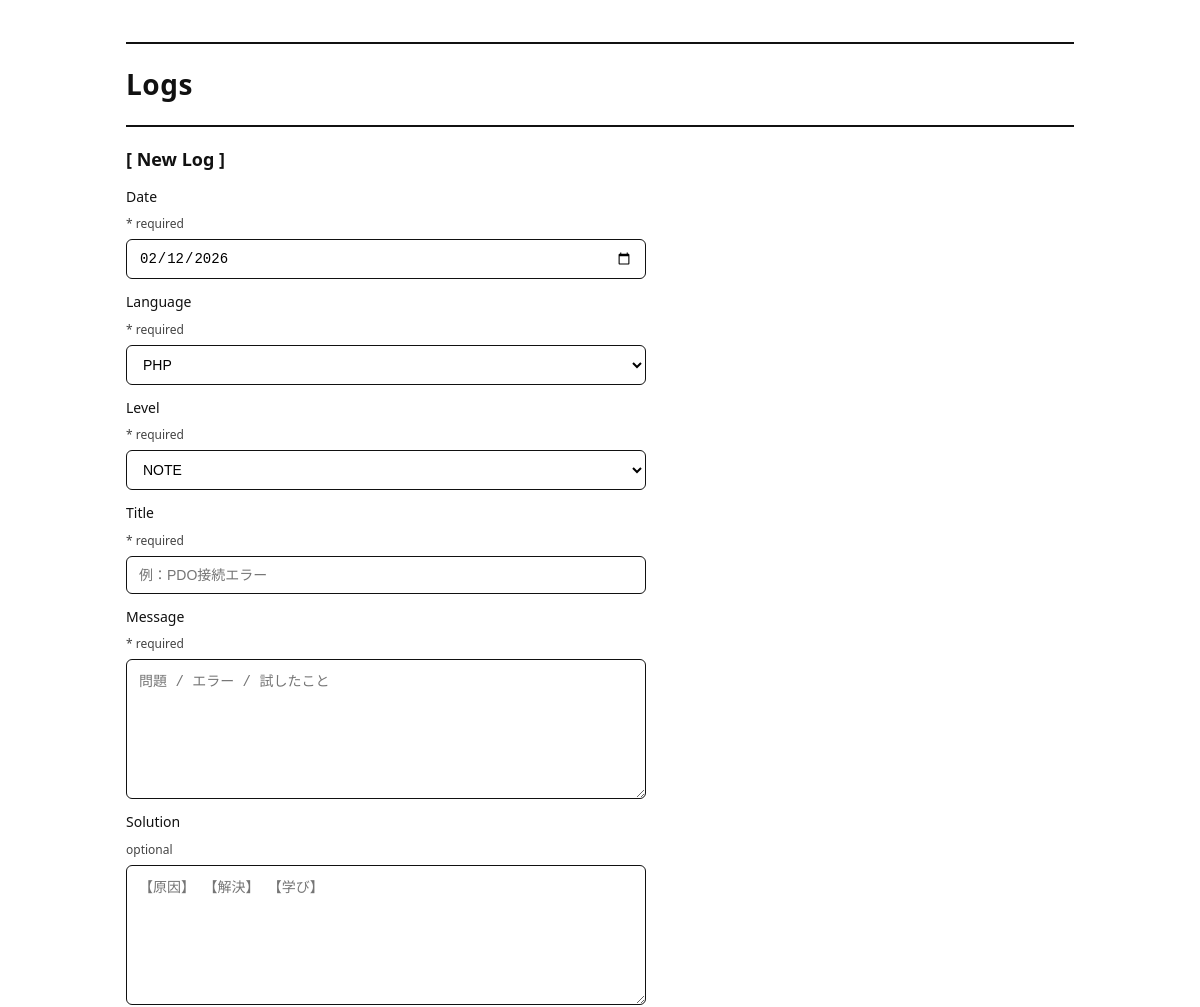
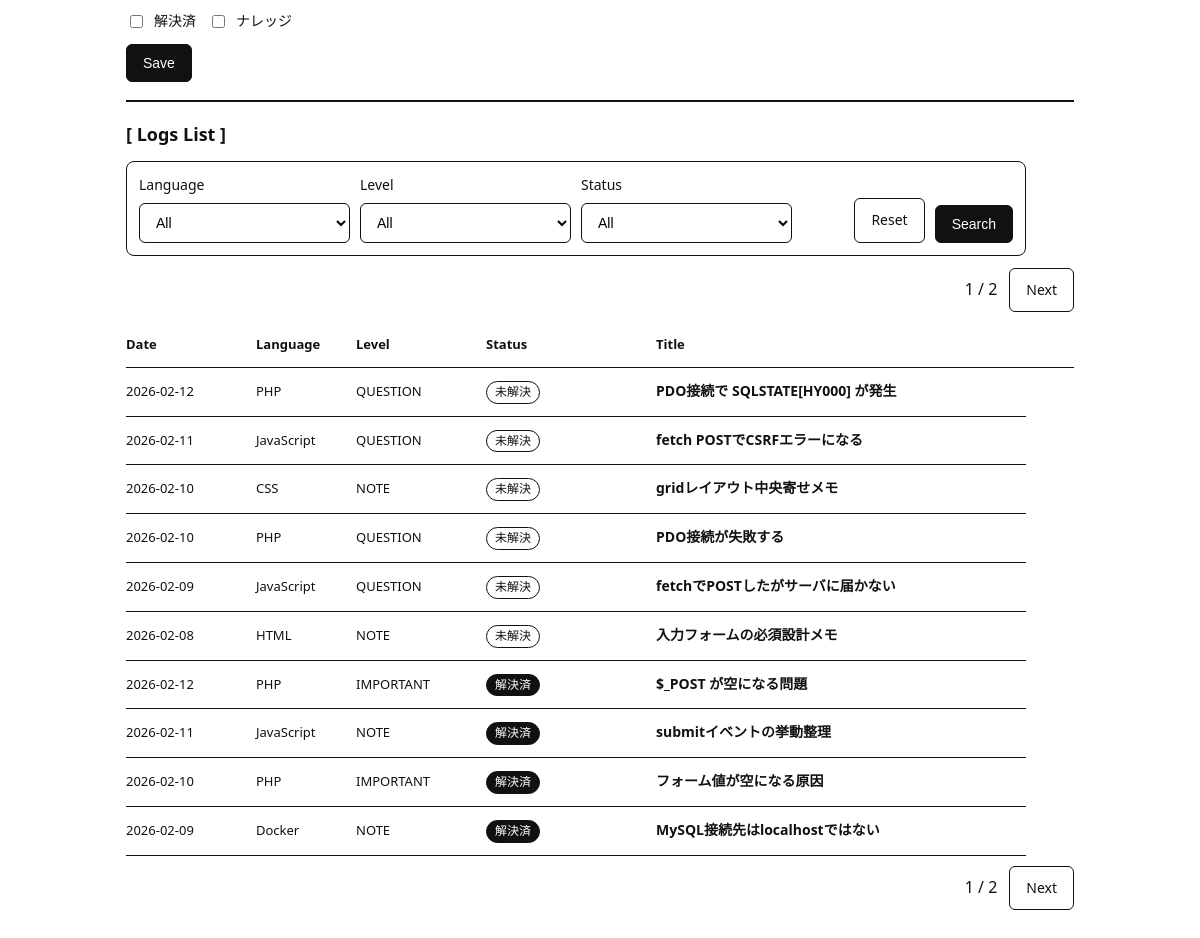
The page / on the database its author committed (2 pictures, top to bottom).
### tables this page shows
CREATE TABLE logs (
  id BIGINT NOT NULL AUTO_INCREMENT COMMENT '学習ログID',

  occurred_at DATE NOT NULL COMMENT '学習日',
  language VARCHAR(50) NULL COMMENT '言語（PHP / Java / SQL など）',

  level VARCHAR(20) NOT NULL DEFAULT 'NOTE'
    COMMENT '分類（NOTE / QUESTION / IMPORTANT）',

  title VARCHAR(255) NOT NULL COMMENT 'タイトル（学習内容の要約）',
  message TEXT NOT NULL COMMENT '学習過程・問題点',
  solution TEXT NULL COMMENT '解決内容（未解決時はNULL）',

  is_resolved TINYINT NOT NULL DEFAULT 0
    COMMENT '解決済みフラグ（0:未解決 / 1:解決）',
  is_knowledge TINYINT NOT NULL DEFAULT 0
    COMMENT 'ナレッジ化フラグ（再利用価値あり）',

  created_at DATETIME NOT NULL DEFAULT CURRENT_TIMESTAMP
    COMMENT '作成日時',
  updated_at DATETIME NOT NULL DEFAULT CURRENT_TIMESTAMP
    ON UPDATE CURRENT_TIMESTAMP
    COMMENT '更新日時',

  sort_priority TINYINT AS (
    CASE
      WHEN is_resolved = 0 THEN 0
      WHEN is_knowledge = 1 THEN 2
      ELSE 1
    END
  ) STORED COMMENT '表示優先度（未解決→解決→ナレッジ）',

   
  CONSTRAINT chk_logs_is_resolved_01
    CHECK (is_resolved IN (0,1)),

  CONSTRAINT chk_logs_is_knowledge_01
    CHECK (is_knowledge IN (0,1)),

  CONSTRAINT chk_logs_knowledge_requires_resolved
    CHECK (is_knowledge = 0 OR is_resolved = 1),

  PRIMARY KEY (id),

  INDEX idx_logs_priority_occurred_updated
    (sort_priority, occurred_at, updated_at),

  INDEX idx_logs_resolved_occurred
    (is_resolved, occurred_at),

  INDEX idx_logs_language_occurred
    (language, occurred_at),

  INDEX idx_logs_level_occurred
    (level, occurred_at)

) COMMENT='学習ログ管理テーブル';

### src/lib/helpers.php (called while the page is built, shortened)
<?php
function h(?string $s): string
{
    return htmlspecialchars($s ?? '', ENT_QUOTES, 'UTF-8');
}
function render(string $view, array $params = []): void
{
    extract($params, EXTR_SKIP);
    $path = __DIR__ . '/../../views/' . $view . '.php';
    require $path;
}

### public/index.php (called while the page is built, shortened)
<?php
try {
    $limit = 10;
    $page_raw = (string)($_GET['page'] ?? '1');
    $page = (ctype_digit($page_raw) && (int)$page_raw >= 1) ? (int)$page_raw : 1;
    $offset = ($page - 1) * $limit;
    $cond = [
        'language' => (string)($_GET['language'] ?? ''),
        'level'    => (string)($_GET['level'] ?? ''),
        'status'   => (string)($_GET['status'] ?? ''),
    ];
    $total = logs_search_count($cond);
    $logs  = logs_search($cond, $limit, $offset);
    $total_pages = max(1, (int)ceil($total / $limit));
    render('index', [
        'logs'        => $logs,
        'cond'        => $cond,
        'page'        => $page,
        'total'       => $total,
        'total_pages' => $total_pages,
    ]);
} catch (Throwable $e) {
    http_response_code(500);
    render('index', ['errors' => ['E_SYSTEM'], 'logs' => []]);
}

### src/repo/logs_repo.php (called while the page is built, shortened)
<?php
function logs_search(array $cond, int $limit = 10, int $offset = 0): array
{
    [$whereSql, $params] = logs_build_where($cond);
    $sql = "SELECT id, occurred_at, language, level, title, is_resolved, is_knowledge, updated_at
            FROM logs
            {$whereSql}
            ORDER BY sort_priority ASC, occurred_at DESC, updated_at DESC
            LIMIT :limit OFFSET :offset";
    $st = db()->prepare($sql);
    $st->bindValue(':limit', $limit, PDO::PARAM_INT);
    $st->bindValue(':offset', $offset, PDO::PARAM_INT);
    $st->execute();
    return $st->fetchAll();
}
function logs_search_count(array $cond): int
{
    [$whereSql, $params] = logs_build_where($cond);
    $sql = "SELECT COUNT(*) AS cnt
            FROM logs
            {$whereSql}";
    $st = db()->prepare($sql);
    $st->execute();
    return (int)$st->fetchColumn();
}
function logs_build_where(array $cond): array
{
    $p = [];
    $language = trim((string)($cond['language'] ?? ''));
    $level = trim((string)($cond['level'] ?? ''));
    $status = (string)($cond['status'] ?? '');
    $whereSql = '';
    return [$whereSql, $p];
}

### src/config/db.php (called while the page is built, shortened)
<?php
function db(): PDO
{
    static $pdo = null;
    if ($pdo instanceof PDO) return $pdo;
    $host = env('DB_HOST', '127.0.0.1');
    $name = env('DB_NAME', 'learning_log');
    $user = env('DB_USER', 'root');
    $pass = env('DB_PASS', '');
    $charset = env('DB_CHARSET', 'utf8mb4');
    $dsn = "mysql:host={$host};dbname={$name};charset={$charset}";
    $pdo = new PDO($dsn, $user, $pass, [
        PDO::ATTR_ERRMODE => PDO::ERRMODE_EXCEPTION,
        PDO::ATTR_DEFAULT_FETCH_MODE => PDO::FETCH_ASSOC,
    ]);
    return $pdo;
}

### views/index.php (the view, shortened to what this page needs)
<?php
$body_class = 'page-index';
$page_css   = 'index.css';
$logs        = $logs ?? [];
$old         = $old ?? [];
$cond        = $cond ?? ['language' => '', 'level' => '', 'status' => ''];
$page        = (int)($page ?? 1);
$total_pages = (int)($total_pages ?? 1);
require __DIR__ . '/../src/components/header.php';
$langs  = ['PHP', 'Java', 'C++', 'JavaScript', 'Other'];
$levels = ['NOTE', 'QUESTION', 'IMPORTANT'];
$old_lang  = (string)($old['language'] ?? 'PHP');
$old_level = (string)($old['level'] ?? 'NOTE');
$build_page_url = function(int $p) use ($cond): string {
    $q = [
        'language' => (string)($cond['language'] ?? ''),
        'level'    => (string)($cond['level'] ?? ''),
        'status'   => (string)($cond['status'] ?? ''),
        'page'     => (string)$p,
    ];
    return './index.php?' . http_build_query($q);
};
?>
  <div class="rule"></div>
  <h1>Logs</h1>
  <div class="rule"></div>
  <section class="section">
    <h2>[ New Log ]</h2>
    <form class="form" action="./index.php" method="post">
      <label>
        Date <span class="req">* required</span>
        <input
          type="date"
          name="occurred_at"
          required
          value="<?= h((string)($old['occurred_at'] ?? date('Y-m-d'))) ?>"
        />
      </label>
      <label>
        Language <span class="req">* required</span>
        <select name="language" required>
          <?php foreach ($langs as $v): ?>
            <option value="<?= h($v) ?>" <?= $old_lang === $v ? 'selected' : '' ?>>
              <?= h($v) ?>
            </option>
          <?php endforeach; ?>
        </select>
      </label>
      <label>
        Level <span class="req">* required</span>
        <select name="level" required>
          <?php foreach ($levels as $v): ?>
            <option value="<?= h($v) ?>" <?= $old_level === $v ? 'selected' : '' ?>>
              <?= h($v) ?>
            </option>
          <?php endforeach; ?>
        </select>
      </label>
      <label>
        Title <span class="req">* required</span>
        <input
          type="text"
          name="title"
          placeholder="例：PDO接続エラー"
          required
          value="<?= h((string)($old['title'] ?? '')) ?>"
        />
      </label>
      <label>
        Message <span class="req">* required</span>
        <textarea
          name="message"
          placeholder="問題 / エラー / 試したこと"
          required
        ><?= h((string)($old['message'] ?? '')) ?></textarea>
      </label>
      <label>
        Solution <span class="req">optional</span>
        <textarea
          name="solution"
          placeholder="【原因】 【解決】 【学び】"
        ><?= h((string)($old['solution'] ?? '')) ?></textarea>
      </label>
      <div class="check">
        <label>
          <input type="checkbox" name="is_resolved" <?= !empty($old['is_resolved']) ? 'checked' : '' ?>>
          解決済
        </label>
        <label>
          <input type="checkbox" name="is_knowledge" <?= !empty($old['is_knowledge']) ? 'checked' : '' ?>>
          ナレッジ
        </label>
      </div>
      <button class="btn" type="submit">Save</button>
    </form>
  </section>
  <div class="rule"></div>
  <section class="section">
    <h2>[ Logs List ]</h2>
    <form class="filters" action="./index.php" method="get">
      <div class="filters-row">
        <label>
          Language
          <select name="language">
            <option value="" <?= (($cond['language'] ?? '') === '') ? 'selected' : '' ?>>All</option>
          </select>
        </label>
        <label>
          Level
          <select name="level">
            <option value="" <?= (($cond['level'] ?? '') === '') ? 'selected' : '' ?>>All</option>
          </select>
        </label>
        <label>
          Status
          <select name="status">
            <option value=""          <?= (($cond['status'] ?? '') === '') ? 'selected' : '' ?>>All</option>
          </select>
        </label>
        <div style="display:flex; gap:10px; justify-content:flex-end; align-items:flex-end;">
          <a class="btn secondary" href="./index.php">Reset</a>
          <button class="btn" type="submit">Search</button>
        </div>
      </div>
    </form>
    <div class="pager" style="display:flex; gap:12px; align-items:center; justify-content:flex-end; margin: 10px 0;">
      <span><?= h((string)$page) ?> / <?= h((string)$total_pages) ?></span>
      <?php if ($page < $total_pages): ?>
        <a class="btn secondary" href="<?= h($build_page_url($page + 1)) ?>">Next</a>
      <?php endif; ?>
    </div>
    <div class="row head">
      <div>Date</div>
      <div>Language</div>
      <div>Level</div>
      <div>Status</div>
      <div>Title</div>
    </div>
    <div class="list">
      <?php if (empty($logs)): ?>
        <p>No logs.</p>
      <?php else: ?>
        <?php foreach ($logs as $row): ?>
          <?php
            $is_resolved  = (int)($row['is_resolved'] ?? 0) === 1;
            $is_knowledge = (int)($row['is_knowledge'] ?? 0) === 1;
          ?>
          <div class="row">
            <div class="meta"><?= h((string)($row['occurred_at'] ?? '')) ?></div>
            <div class="meta"><?= h((string)($row['language'] ?? '')) ?></div>
            <div class="meta"><?= h((string)($row['level'] ?? '')) ?></div>
            <div class="badges">
              <?php if ($is_knowledge): ?>
                <span class="badge knowledge">ナレッジ</span>
              <?php elseif (!$is_resolved): ?>
                <span class="badge unresolved">未解決</span>
              <?php else: ?>
                <span class="badge resolved">解決済</span>
              <?php endif; ?>
            </div>
            <div class="title">
              <a href="./detail.php?id=<?= (int)($row['id'] ?? 0) ?>">
                <?= h((string)($row['title'] ?? '')) ?>
              </a>
            </div>
          </div>
        <?php endforeach; ?>
      <?php endif; ?>
    </div>
    <div class="pager" style="display:flex; gap:12px; align-items:center; justify-content:flex-end; margin: 10px 0;">
      <span><?= h((string)$page) ?> / <?= h((string)$total_pages) ?></span>
      <?php if ($page < $total_pages): ?>
        <a class="btn secondary" href="<?= h($build_page_url($page + 1)) ?>">Next</a>
      <?php endif; ?>
    </div>
  </section>
<?php require __DIR__ . '/../src/components/footer.php'; ?>

### src/components/header.php (shortened to what this page needs)
<!doctype html>
<html lang="ja">
<head>
  <?php require __DIR__ . '/assets.php'; ?>
</head>
<body class="<?= h((string)($body_class ?? '')) ?>">
<main class="wrap">

### src/components/assets.php (shortened to what this page needs)
<?php declare(strict_types=1);
$ver = '20260219';
echo '<link rel="stylesheet" href="./assets/css/base.css?v=' . h($ver) . '">' . PHP_EOL;
if (!empty($page_css)) {
    echo '<link rel="stylesheet" href="./assets/css/' . h(basename((string)$page_css)) . '?v=' . h($ver) . '">' . PHP_EOL;
}

### src/components/footer.php (shortened to what this page needs)
</main>
</body>
</html>

### public/assets/css/base.css (style rules this page uses)
* { box-sizing: border-box; }
html, body { margin: 0; padding: 0; }
body { font-family: system-ui, -apple-system, "Segoe UI", Roboto, "Noto Sans JP", Arial, sans-serif; line-height: 1.6; background: #fff; color: #111; }
.wrap { max-width: 980px; margin: 0 auto; padding: 24px 16px 64px; }
h1 { font-size: 28px; margin: 0; letter-spacing: 0.5px; }
h2 { font-size: 18px; margin: 0 0 12px; }
a { color: inherit; text-decoration: none; }
.rule { border-top: 2px solid #111; margin: 18px 0; }
.form { display: grid; gap: 12px; max-width: 520px; }
label { display: grid; gap: 6px; font-size: 14px; }
input[type="date"], input[type="text"], select, textarea { width: 100%; padding: 10px 12px; border: 1px solid #111; border-radius: 6px; font-size: 14px; background: #fff; }
textarea { min-height: 140px; resize: vertical; }
.req { font-size: 12px; color: #444; }
.btn { display: inline-block; width: fit-content; padding: 10px 16px; border: 1px solid #111; border-radius: 6px; background: #111; color: #fff; font-size: 14px; cursor: pointer; }
.btn.secondary { background: #fff; color: #111; }

### public/assets/css/index.css (style rules this page uses)
.page-index .section { margin-top: 18px; }
.page-index .filters { max-width: 900px; padding: 12px; border: 1px solid #111; border-radius: 8px; display: grid; gap: 10px; margin-bottom: 12px; }
.page-index .filters-row { display: grid; grid-template-columns: repeat(4, minmax(0, 1fr)); gap: 10px; align-items: end; }
.page-index .check { display: flex; gap: 12px; flex-wrap: wrap; font-size: 14px; }
.page-index .check label { display: inline-flex; gap: 8px; align-items: center; }
.page-index .list { max-width: 900px; }
.page-index .row { display: grid; grid-template-columns: 120px 90px 120px 160px 1fr; gap: 10px; padding: 12px 0; border-bottom: 1px solid #111; align-items: baseline; }
.page-index .head { font-weight: 600; font-size: 13px; }
.page-index .meta { font-size: 13px; white-space: nowrap; }
.page-index .title { font-size: 14px; font-weight: 600; }
.page-index .badges { display: flex; gap: 6px; flex-wrap: wrap; align-items: center; }
.page-index .badge { display: inline-block; padding: 2px 8px; border: 1px solid #111; border-radius: 999px; font-size: 12px; line-height: 1.4; width: fit-content; white-space: nowrap; }
.page-index .badge.resolved { background: #111; color: #fff; }
.page-index .badge.unresolved { background: #fff; color: #111; }

### rows shown on the page
logs: occurred_at "2026-02-12", language "PHP", level "QUESTION", is_knowledge "未解決", title "PDO接続で SQLSTATE[HY000] が発生"
logs: occurred_at "2026-02-11", language "JavaScript", level "QUESTION", is_knowledge "未解決", title "fetch POSTでCSRFエラーになる"
logs: occurred_at "2026-02-10", language "CSS", level "NOTE", is_knowledge "未解決", title "gridレイアウト中央寄せメモ"
logs: occurred_at "2026-02-10", language "PHP", level "QUESTION", is_knowledge "未解決", title "PDO接続が失敗する"
logs: occurred_at "2026-02-09", language "JavaScript", level "QUESTION", is_knowledge "未解決", title "fetchでPOSTしたがサーバに届かない"
logs: occurred_at "2026-02-08", language "HTML", level "NOTE", is_knowledge "未解決", title "入力フォームの必須設計メモ"
logs: occurred_at "2026-02-12", language "PHP", level "IMPORTANT", is_knowledge "解決済", title "$_POST が空になる問題"
logs: occurred_at "2026-02-11", language "JavaScript", level "NOTE", is_knowledge "解決済", title "submitイベントの挙動整理"
logs: occurred_at "2026-02-10", language "PHP", level "IMPORTANT", is_knowledge "解決済", title "フォーム値が空になる原因"
logs: occurred_at "2026-02-09", language "Docker", level "NOTE", is_knowledge "解決済", title "MySQL接続先はlocalhostではない"

### other values the page prints
$page "1"
$total_pages "2"
form field language "PHP"
form field level "NOTE"
